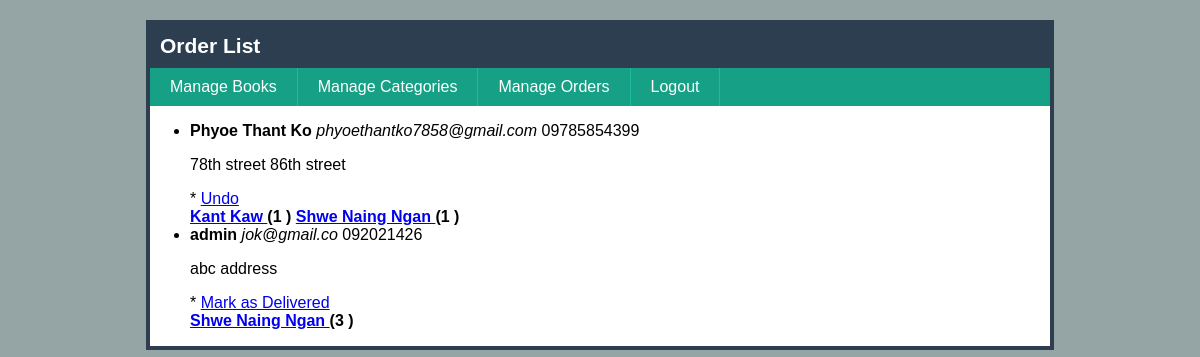
The page /admin/orders.php on the database its author committed.
### tables this page shows
CREATE TABLE `orders` (
  `id` int(11) NOT NULL,
  `name` varchar(255) NOT NULL,
  `email` varchar(255) NOT NULL,
  `phone` varchar(255) NOT NULL,
  `address` text NOT NULL,
  `status` int(1) NOT NULL,
  `created_date` datetime NOT NULL,
  `modified_date` datetime NOT NULL
);

CREATE TABLE `order_items` (
  `id` int(11) NOT NULL,
  `book_id` int(11) NOT NULL,
  `order_id` int(11) NOT NULL,
  `qty` int(11) NOT NULL
);

CREATE TABLE `books` (
  `id` int(11) NOT NULL,
  `title` varchar(255) NOT NULL,
  `author` varchar(255) NOT NULL,
  `summary` text NOT NULL,
  `price` float NOT NULL,
  `category_id` int(11) NOT NULL,
  `cover` varchar(255) DEFAULT NULL,
  `created_date` datetime NOT NULL,
  `modified_date` datetime NOT NULL
);

### admin/orders.php (the view, shortened to what this page needs)
<!DOCTYPE html>
<html lang="en">
<head>
     <link rel="stylesheet" href="css/style.css">
</head>
<body>
     <h1>Order List</h1>
     <ul class="menu">
          <li><a href="book-list.php">Manage Books</a></li>
          <li><a href="cat-list.php">Manage Categories</a></li>
          <li><a href="orders.php">Manage Orders</a></li>
          <li><a href="logout.php">Logout</a></li>
     </ul>
     <?php
          include("confs/config.php");
          $orders = mysqli_query($conn, "SELECT * FROM orders");
     ?>
<ul class="orders">
          <?php while($order = mysqli_fetch_assoc($orders)): ?>
               <?php if($order['status']): ?>
                    <li class="delivered">
               <?php else: ?>
                    <li>
               <?php endif; ?>
               <div class="order">
                    <b><?php echo $order['name'] ?></b>
                    <i><?php echo $order['email'] ?></i>
                    <span><?php echo $order['phone'] ?></span>
                    <p><?php echo $order['address'] ?></p>
                    <?php if($order['status']) : ?>
                         * <a href="order-status.php?id=<?php echo $order['id'] ?>&status=0">
                              Undo
                         </a>
                    <?php else: ?>
                         * <a href="order-status.php?id=<?php echo $order['id'] ?>&status=1 ">
                              Mark as Delivered
                         </a>
                    <?php endif; ?>
               </div>
               <div class="items">
                    <?php $order_id= $order['id'];
                         $items = mysqli_query($conn, "SELECT order_items.*, books.title FROM order_items LEFT JOIN books ON order_items.book_id = books.id WHERE order_items.order_id = $order_id");
                         while($item = mysqli_fetch_assoc($items)):
                    ?>
                    <b>
                         <a href="../book-detail.php?id=<?php echo $item['book_id'] ?>">
                              <?php echo $item['title'] ?>
                         </a>
                         (<?php echo $item['qty'] ?> )
                    </b>
                    <?php endwhile; ?>
               </div>
          </li>
     <?php endwhile; ?>
</body>
</html>

### admin/css/style.css (style rules this page uses)
html { background: #95A5A6; }
body { font-family: Arial, Helvetica, sans-serif; width: 900px; background: #fff; border: 4px solid #2C3E50; margin: 20px auto; }
h1 { padding: 10px; font-size: 21px; background: #2C3E50; margin: 0; color: #fff; }
ul.menu { list-style: none; margin: 0; padding: 0; overflow: hidden; background: #16A085; }
ul.menu li { float: left; border-right: 1px solid #1ABC9C; }
ul.menu a { display: block; padding: 10px 20px; text-decoration: none; color: #fff; }

### rows shown on the page
orders: name "Phyoe Thant Ko", email "phyoethantko7858@gmail.com", phone "09785854399", address "78th street 86th street"
order_items: book.title "Kant Kaw", qty "1"
order_items: book.title "Shwe Naing Ngan", qty "1"
orders: name "admin", email "jok@gmail.co", phone "092021426", address "abc address"
order_items: book.title "Shwe Naing Ngan", qty "3"
